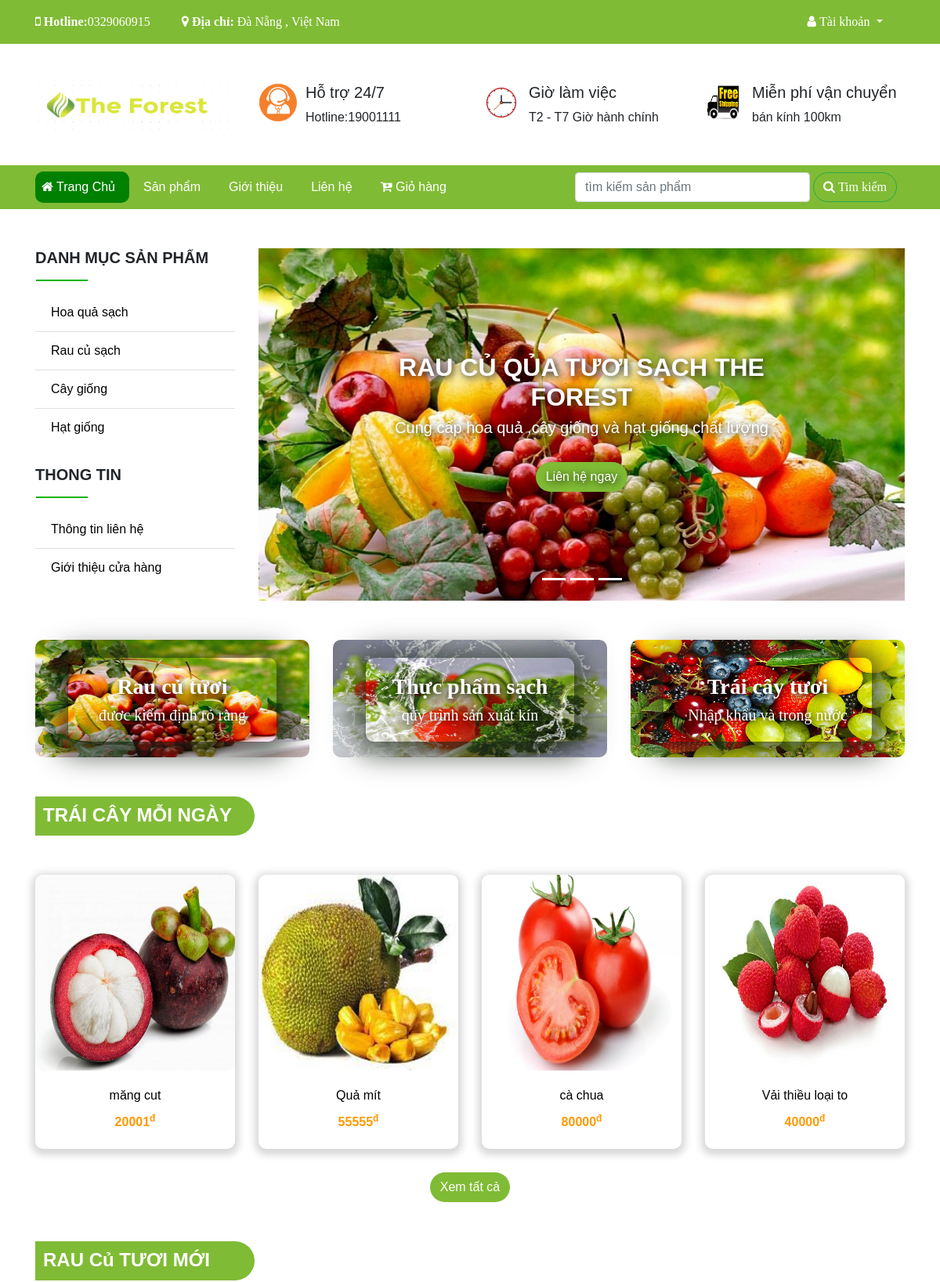
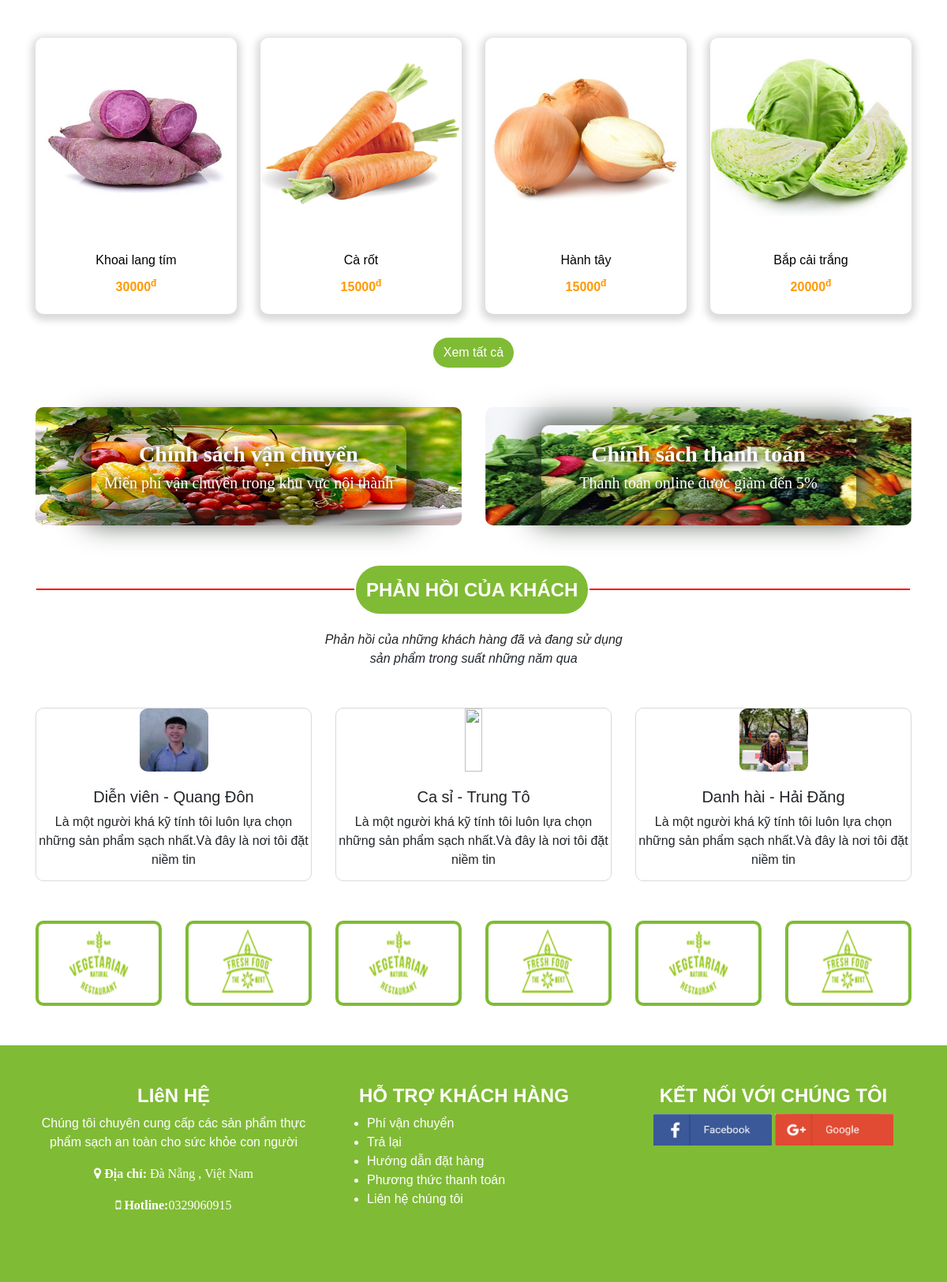
The page / on the database its author committed (2 pictures, top to bottom).
### tables this page shows
CREATE TABLE `category` (
  `cid` int(11) NOT NULL,
  `cname` varchar(30) NOT NULL
);

CREATE TABLE `banner` (
  `id` int(11) NOT NULL,
  `image` varchar(50) NOT NULL
);

CREATE TABLE `product` (
  `ID` int(11) NOT NULL,
  `Name` varchar(50) NOT NULL,
  `Price` double NOT NULL,
  `Image` varchar(20) NOT NULL,
  `Des` varchar(2000) NOT NULL,
  `Note` varchar(50) NOT NULL,
  `cateID` int(11) NOT NULL,
  `Time` datetime DEFAULT NULL
);

### Controllers/HomeControl.php (called while the page is built, shortened)
<?php
     require_once("Models/home.php");
class HomeControl
{
    var $home_model;
    public function __construct()
    {
       $this->home_model = new Home();
    }
    function list()
    {
        $data_top4_1 = $this->home_model->top4Product(1);
        $data_top4_2 = $this->home_model->top4Product(2);
        $data_danhmuc = $this->home_model->danhmuc();
        $data_banner = $this->home_model->banner();
        require_once('Views/index.php');
    }
}
?>

### Models/Connection.php (called while the page is built, shortened)
<?php
    class Connection{
        function __construct()
        {
            $severname ="localhost";
            $username ="root";
            $password ="";
            $db_name ="shopraucu";
            $this->conn = new mysqli($severname,$username,$password,$db_name);
        }
    }
?>

### Models/model.php (called while the page is built, shortened)
<?php
require_once("Connection.php");
class model
{
    function __construct()
    {
        $conn_obj = new connection();
        $this->conn = $conn_obj->conn;
    }
    function top4Product($a)
    {
        $query =  "SELECT * from product WHERE cateID = $a  ORDER BY ID DESC limit 4";
        require("result.php");
        return $data;
    }
    function danhmuc()
    {
        $query =  "SELECT * from category";
        require("result.php");
        return $data;
    }
    function banner()
    {
        $query =  "SELECT * from banner";
        require("result.php");
        return $data;
    }
}
?>

### Models/result.php (called while the page is built)
<?php
$result = $this->conn->query($query);
$data = array();
while ($row = $result->fetch_assoc()) {
    $data[] = $row;
}
?>

### Views/home/home.php (the view, shortened to what this page needs)
<div class="container" style="margin-top:30px">
			<div class="row">
				<div class="col-sm-3">
					<div class="">
	                    <h5><b>DANH MỤC SẢN PHẨM</b></h5>
	                    <hr class="hr1">
	                    <ul class="list-group list-group-flush">
				        	<?php foreach($data_danhmuc as $row): ?>
                                <li class="list-group-item "><a href="?act=shop&cateID=<?= $row["cid"] ?>" ><?= $row['cname'] ?> </a></li>
                            <?php endforeach; ?>
	                    </ul>
	                </div><br>
	                <div class="">
	                    <h5><b>THONG TIN</b></h5>
	                    <hr class="hr1">
	                    <ul class="list-group list-group-flush">
	                        <li class="list-group-item"><a href="?act=contact" title="">Thông tin liên hệ</a></li>
	                        <li class="list-group-item"><a href="?act=introduce" title="">Giới thiệu cửa hàng</a></li>
	                    </ul>
	                </div>
				</div>
				<div class="col-sm-9">
					<div id="slides" class="carousel slide" data-ride="carousel">
						<ul class="carousel-indicators">
							<?php foreach($data_banner as $row) : ?>
							<li data-target="#slides" data-slide-to="$row" class="active"></li>
					        <?php endforeach ; ?>
						</ul>
						<div class="carousel-inner">
							<?php foreach($data_banner as $row) : ?>
							<div class="carousel-item <?php if($row['id']==4) echo 'active'?>">
								<img src="public/images/<?= $row['image']?>" alt="">
								<div class="carousel-caption">
									<h2>RAU CỦ QỦA TƯƠI SẠCH THE FOREST</h2>
									<h5>Cung cấp hoa quả ,cây giống và hạt giống chất lượng</h5><br>
									<a href="?act=contact" class="btn">Liên hệ ngay</a>
								</div>
							</div>
						    <?php endforeach ; ?>
						</div>
					</div>
				</div>
			</div>
			<div class="row">
				<div class="col-md-4">
					<img src="public/images/bg1.jpg" alt="" id="hinh1">
					<div class=" carousel-caption" id="cap1">
						<h3>Rau củ tươi</h3>
						<h5>đươc kiểm định rỏ ràng</h5>
					</div>
				</div>
				<div class="col-md-4">
					<img src="public/images/bg4.jpg" alt="" id="hinh1">
					<div class=" carousel-caption" id="cap1">
						<h3>Thực phẩm sạch</h3>
						<h5>quy trình sản xuất kín</h5>
					</div>
				</div>
		        <div class="col-md-4">
					<img src="public/images/bg5.jpg" alt="" id="hinh1">
					<div class=" carousel-caption" id="cap1">
						<h3>Trái cây tươi</h3>
						<h5>Nhập khẩu và trong nước</h5>
					</div>
				</div>
			</div>
			<h4 class="tit1">TRÁI CÂY MỖI NGÀY</h4>
			<div class="row">
				<?php foreach($data_top4_1 as $row): ?>
		    	<div class="col-md-3">
		    		<div class="sanpham">
					    <img src="public/images/<?= $row['Image']?>" alt="" id="hinh2">
				    	<div id="cap2">
					    	<a href="?act=detail&id=<?= $row['ID']?>" ><?= $row['Name']?></a>
					        <p id="gia"><?= $row['Price']?><sup>đ</sup></p>
				     	</div>
				    </div>
				</div>
		    	<?php endforeach; ?>
			</div>
			<div class="btn_xemth">
	    		<a class="btn" href="?act=shop&cateID=1">Xem tất cả</a>
			</div>
			<h4 class="tit1">RAU Củ TƯƠI MỚI</h4>
			<div class="row">
				<?php foreach($data_top4_2 as $row): ?>
		    	<div class="col-md-3">
		    		<div class="sanpham">
					    <img src="public/images/<?= $row['Image']?>" alt="" id="hinh2">
				    	<div id="cap2">
					    	<a href="?act=detail&id=<?= $row['ID']?>" ><?= $row['Name']?></a>
					        <p id="gia"><?= $row['Price']?><sup>đ</sup></p>
				     	</div>
				    </div>
				</div>
		    	<?php endforeach; ?>
			</div>
			<div class="btn_xemth">
	    		<a class="btn" href="?act=shop&cateID=2">Xem tất cả</a>
			</div>
			<div class="row">
		    	<div class="col-md-6">
			    	<img src="public/images/bg1.jpg" alt="" id="hinh1">
			    	<div class=" carousel-caption" id="cap1">
			    		<h3>Chính sách vận chuyển</h3>
			    		<h5>Miển phí vận chuyển trong khu vực nội thành</h5>
		    		</div>
			    </div>
		    	<div class="col-md-6">
			    	<img src="public/images/bg2.jpg" alt="" id="hinh1">
			    	<div class=" carousel-caption" id="cap1">
			    		<h3>Chính sách thanh toán</h3>
			    		<h5>Thanh toán online được giảm đến 5%</h5>
		    		</div>
	    		</div>
	        </div>
	        <table>
	       	    <tr>
	                <td style="width:405px"><hr class="hr2"></td>
	                <td ><a  title="" class="btn" id="tit2"><h4 style="margin-top: 10px">PHẢN HỒI CỦA KHÁCH</h4></a></td>
	                <td style="width:408px"><hr class="hr2"></td>
	            </tr>
	        </table>
	         <div class="tit2_cap">
	        	<p>Phản hồi của những khách hàng đã và đang sử dụng sản phẩm trong suất những năm qua</p>
	        </div>
	        <div class="row">
	        	<div class="col-md-4">
	        		<div class="nd2">
	        			<img src="public/images/danhgia1.jpg" alt="" id="hinh4">
	        			<div id="cap2">
	        				<h5>Diễn viên - Quang Đôn</h5>
	        				<p>Là một người khá kỹ tính tôi luôn lựa chọn những sản phẩm sạch nhất.Và đây là nơi tôi đặt niềm tin</p>
	        			</div>
	        		</div>
	        	</div>
	        	<div class="col-md-4">
	        		<div class="nd2">
	        			<img src="public/images/danhgia.jpg" alt="" id="hinh4">
	        			<div id="cap2">
	        				<h5>Ca sỉ - Trung Tô</h5>
	        				<p>Là một người khá kỹ tính tôi luôn lựa chọn những sản phẩm sạch nhất.Và đây là nơi tôi đặt niềm tin</p>
	        			</div>
	        		</div>
	        	</div>
	        	<div class="col-md-4">
	        		<div class="nd2">
	        			<img src="public/images/danhgia3.jpg" alt="" id="hinh4">
	        			<div id="cap2">
	        				<h5>Danh hài - Hải Đăng</h5>
	        				<p>Là một người khá kỹ tính tôi luôn lựa chọn những sản phẩm sạch nhất.Và đây là nơi tôi đặt niềm tin</p>
	        			</div>
	        		</div>
	        	</div>
	        </div>

### public/js/style.css (style rules this page uses)
html,body { font-family: arial; margin: 0px; padding: 0px; }
a { text-decoration: none; color: #000; }
h1,h2,h3,h4 { font-weight: bold; }
table { margin-top: 50px; }
.btn { text-decoration: none; color: #fff; background-color: #80bb35; border-radius:20px; }
.navbar li,li a { color: #fff ; margin-right: 10px; }
.active { background-color: #008000; border-radius: 10px; }
.hr1 { border: 1px solid #00b300; width: 25%; margin-left: 1px; }
.hr2 { border: 1px solid #ff0000; }
.list-group li a { color: #000; }
.carousel-inner img { width: 100%; height: 450px; }
.carousel-caption { position: absolute; top: 25%; text-shadow: 2px 2px 10px #000; }
#hinh1 { width:100%; height: 150px; border-radius: 10px; }
#cap1 { position: absolute; top: 15%; border-radius: 10px; font-family: cursive; text-shadow: 2px 2px 10px #000; box-shadow: 1px 4px 35px 14px rgba(26,38,26,0.71); -webkit-box-shadow: 1px 4px 35px 14px rgba(26,38,26,0.71); -moz-box-shadow: 1px 4px 35px 14px rgba(26,38,26,0.71); }
.row { margin-top: 50px; }
.tit1 { color: #fff; font-weight: bold; margin-top: 50px; background-color: #80bb35; width: 280px; height: 50px; padding: 10px; border-radius: 0px 30px 30px 0px; }
#tit2 { border-radius: 30px; }
.tit2_cap { margin-top: 20px; margin-left: 32%; width: 400px; text-align: center; font-style: italic; }
.sanpham { height: 350px; border-radius: 10px; -webkit-box-shadow: 0px 3px 10px 5px #d9d9d9; box-shadow: 0px 3px 10px 5px #d9d9d9; }
#hinh2 { width: 100%; height: 250px; border-radius: 10px; }
#cap2 { text-align: center; margin-top: 20px; }
#gia { margin-top: 10px; font-weight: bold; color: #ff9900; }
.btn_xemth { text-align: center; margin-top: 30px; }
.nd2 { height: 220px; text-align: center; border-radius: 10px; border: 1px solid #d9d9d9; }
#hinh4 { width: 25%; height: 80px; border-radius: 10px; }

### rows shown on the page
category: cname "Hoa quả sạch"
category: cname "Rau củ sạch"
category: cname "Cây giống"
category: cname "Hạt giống"
banner: image (picture)
product: Image (picture), Name "măng cut", Price "20001"
product: Image (picture), Name "Quả mít", Price "55555"
product: Image (picture), Name "cà chua", Price "80000"
product: Image (picture), Name "Vải thiều loại to", Price "40000"
product: Image (picture), Name "Khoai lang tím", Price "30000"
product: Image (picture), Name "Cà rốt", Price "15000"
product: Image (picture), Name "Hành tây", Price "15000"
product: Image (picture), Name "Bắp cải trắng", Price "20000"
